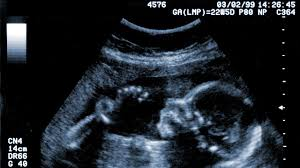
#> input picture archive_old_structure/images/ultrasound_20weeks.jpg, 300 x 168 px
$ python -i ocr_utils.py   (imports and definitions only)
#> lines starting #> are read from the running program, lines starting #| are printed output that depends on the picture
import pytesseract
from PIL import Image, ImageEnhance, ImageFilter
from pathlib import Path
from typing import Optional


pytesseract.pytesseract.tesseract_cmd = r"C:\Users\gurra\AppData\Local\Programs\Tesseract-OCR\tesseract.exe"


def preprocess_image(image_path: str) -> Optional[Image.Image]:
#> called with image_path = '../images/ultrasound_20weeks.jpg'
    if not Path(image_path).exists():
        return None

    try:
        img = Image.open(image_path)
#> img is the input picture: PIL image 300x168 RGB; mean R, G, B 30, 35.6, 42.5
        img = img.convert('L')
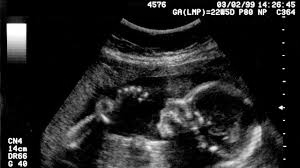
#> img: PIL image 300x168 L; min 0, max 255, mean 34.7

        contrast = ImageEnhance.Contrast(img)
        img = contrast.enhance(2.0)
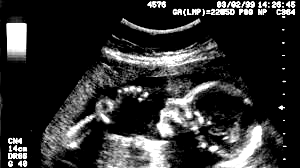
#> img: PIL image 300x168 L; min 0, max 255, mean 47.5

        img = img.filter(ImageFilter.SHARPEN)
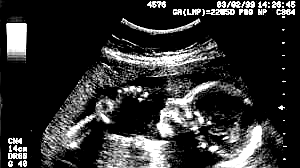
#> img: PIL image 300x168 L; min 0, max 255, mean 48.1

        width, height = img.size
#> width = 300; height = 168
        img = img.resize((width * 2, height * 2), Image.Resampling.LANCZOS)
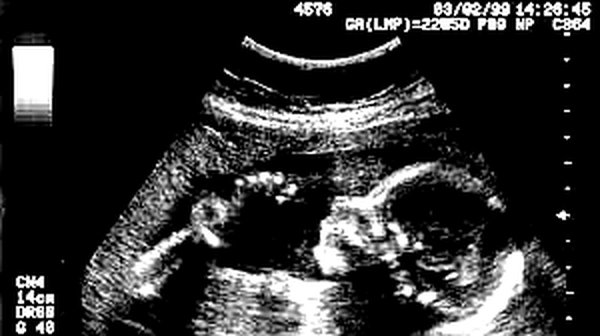
#> img: PIL image 600x336 L; min 0, max 255, mean 48.3

        return img
    except Exception:
        return None


def perform_ocr(image_path: str) -> str:
    img = preprocess_image(image_path)
    if img is None:
        return ""

    try:
        return pytesseract.image_to_string(img, config='--psm 6')
    except Exception:
        return ""

>>> result = preprocess_image('../images/ultrasound_20weeks.jpg')
